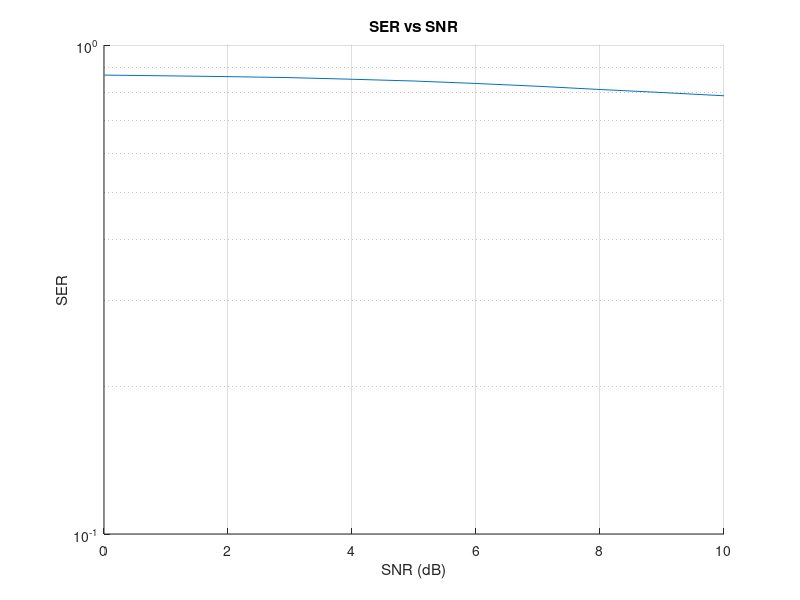

Here is the MATLAB script that generated this plot:
clear all
close all
clc

pkg load signal;
pkg load communications;

function [sinal_normalizado] = modnorm(sinal_QAM)
    % Calcula a energia média dos símbolos da constelação
    energia_media = mean(abs(sinal_QAM).^2);
    
    % Calcula o fator de normalização para energia unitária
    fator_normalizacao = 1 / sqrt(energia_media);
    
    % Normaliza o sinal QAM
    sinal_normalizado = sinal_QAM * fator_normalizacao;
  end  

LIMIT_SNR = 10;

M = 16;
Simbolos = 100000
info = randint(1,Simbolos,M); % Gerando informação binária aleatória de M bits
sinal_QAM = qammod(info,M);
sinal_QAM_normalizado = modnorm(sinal_QAM);


% Função personalizada para calcular erros de bit
for SNR = 0:LIMIT_SNR
    SNR
    sinal_QAM_ruido = awgn(sinal_QAM_normalizado, SNR);
    info_demod = qamdemod(sinal_QAM_ruido,M);
    [numErrors(SNR+1),taxa(SNR+1)] = symerr(info,info_demod);
end

figure(1); hold on;
semilogy([0:LIMIT_SNR], taxa)
title('SER vs SNR');
xlabel('SNR (dB)');
ylabel('SER');
grid on


# Fazer a normalizaçãodo QAM
# modnorm